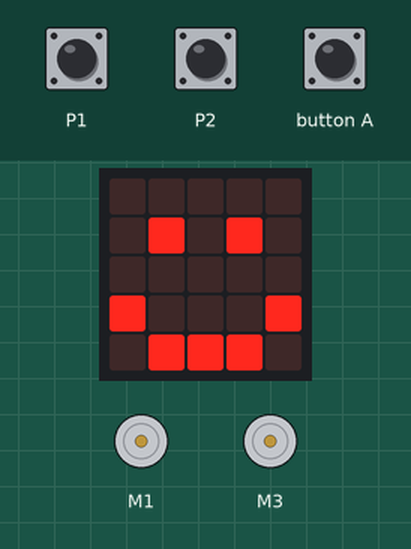
Recording of a program running on a simulated BBC micro:bit (MakeCode). On the bench: the board's 5×5 LED display, 2 × DC motor (green arrow = forward, orange = backward, longer = faster). The test bench sets the inputs (shaded band); at power-on: P1 LOW, P2 LOW.

Above: at 5.0 s.
5.1 s: button A pressed for 0.15 s
At 6.2 s:
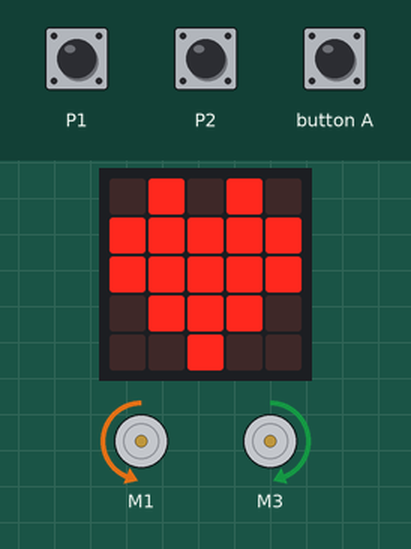
7.2 s: P1 pulled HIGH for 0.15 s
At 7.28 s:
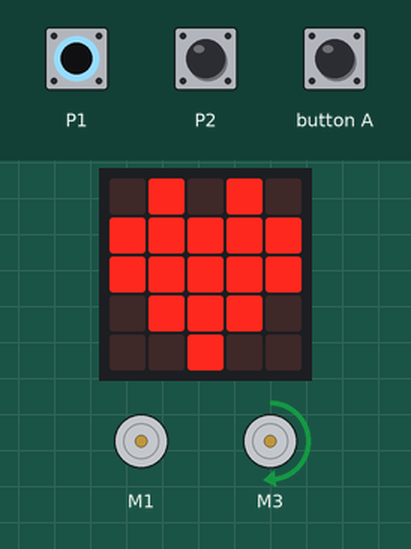
8.8 s: P2 pulled HIGH for 0.15 s
At 8.87 s:
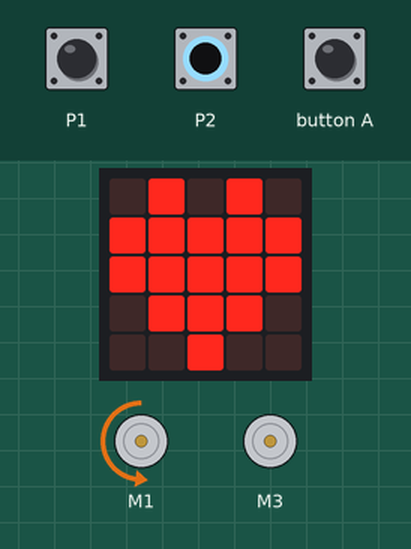
10.4 s: P2 pulled HIGH for 3.2 s
At 13.9 s:
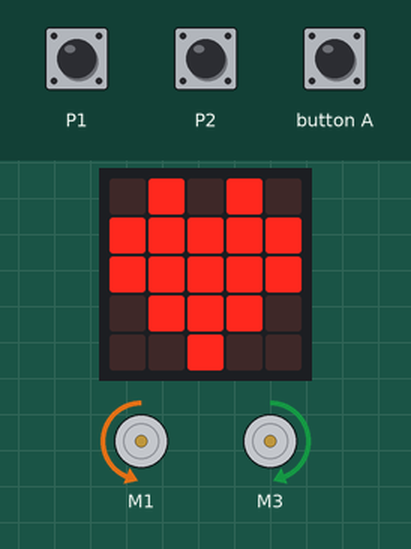
15.1 s: P1 pulled HIGH for 3.2 s
At 15.9 s:
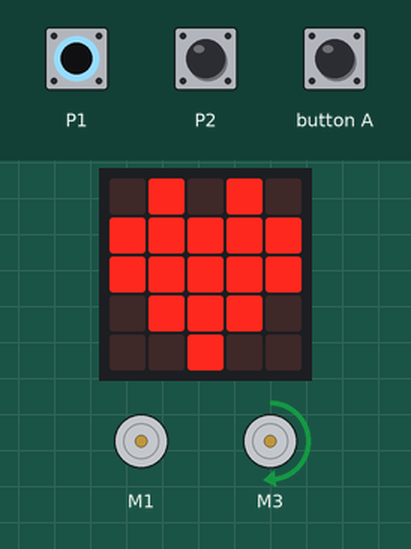
19.8 s: P1 driven HIGH and P2 driven HIGH
At 20.7 s:
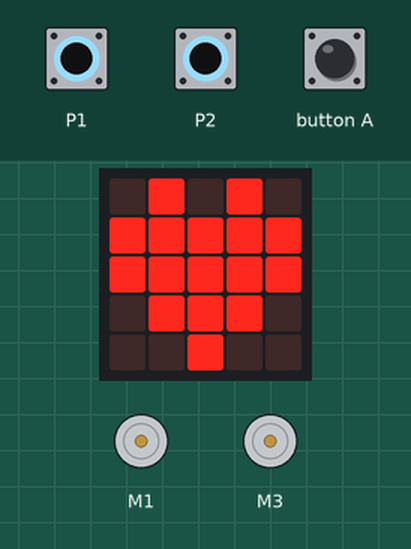
Timing chart, 0 to 22.3 s (numbered marks = the images above; inputs shaded):
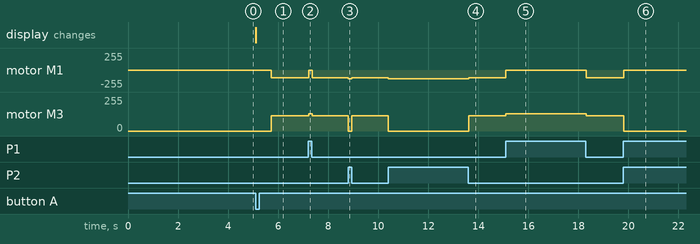

Measured:
- after the input at 5.1 s, motor M1: stopped → backward 115/255 after 0.62 s; motor M3: stopped → forward 115/255 after 0.62 s; the display: changes at once (image 1)
- after the input at 7.2 s, motor M1: backward 115/255 → stopped at once, → backward 115/255 0.14 s later; motor M3: forward 115/255 → forward 130/255 at once, → forward 115/255 0.14 s later
- after the input at 8.8 s, motor M1: backward 115/255 → backward 130/255 at once, → backward 115/255 0.14 s later; motor M3: forward 115/255 → stopped at once, → forward 115/255 0.14 s later
- after the input at 10.4 s, motor M1: backward 115/255 → backward 130/255 at once, → backward 115/255 3.2 s later; motor M3: forward 115/255 → stopped at once, → forward 115/255 3.2 s later
- after the input at 15.1 s, motor M1: backward 115/255 → stopped at once, → backward 115/255 3.2 s later; motor M3: forward 115/255 → forward 130/255 at once, → forward 115/255 3.2 s later
- after the input at 19.8 s, motor M1: backward 115/255 → stopped at once; motor M3: forward 115/255 → stopped at once

The program:

main.ts
```typescript
function go_forward () {
    robotbit.MotorRunDual(
    robotbit.Motors.M1A,
    -115,
    robotbit.Motors.M2A,
    115
    )
}
function go_backward () {
    robotbit.MotorRunDual(
    robotbit.Motors.M1A,
    130,
    robotbit.Motors.M2A,
    -130
    )
}
function stop () {
    robotbit.MotorRunDual(
    robotbit.Motors.M1A,
    0,
    robotbit.Motors.M2A,
    0
    )
}
function turn_left () {
    robotbit.MotorRunDual(
    robotbit.Motors.M1A,
    0,
    robotbit.Motors.M2A,
    130
    )
}
function left_round () {
    robotbit.MotorRunDual(
    robotbit.Motors.M1A,
    130,
    robotbit.Motors.M2A,
    130
    )
}
function right_round () {
    robotbit.MotorRunDual(
    robotbit.Motors.M1A,
    -130,
    robotbit.Motors.M2A,
    -130
    )
}
function turn_right () {
    robotbit.MotorRunDual(
    robotbit.Motors.M1A,
    -130,
    robotbit.Motors.M2A,
    0
    )
}
basic.showIcon(IconNames.Happy)
while (!(input.buttonIsPressed(Button.A))) {

}
basic.showIcon(IconNames.Heart)
basic.forever(function () {
    if (pins.digitalReadPin(DigitalPin.P1) == 0 && pins.digitalReadPin(DigitalPin.P2) == 0) {
        go_forward()
    } else if (pins.digitalReadPin(DigitalPin.P1) == 1 && pins.digitalReadPin(DigitalPin.P2) == 0) {
        turn_left()
    } else if (pins.digitalReadPin(DigitalPin.P1) == 0 && pins.digitalReadPin(DigitalPin.P2) == 1) {
        turn_right()
    } else {
        stop()
    }
})
```

test.ts
```typescript
// aquí va el archivo "tests"; esto no se compilará cuando este paquete se utilice como una extensión.
```
